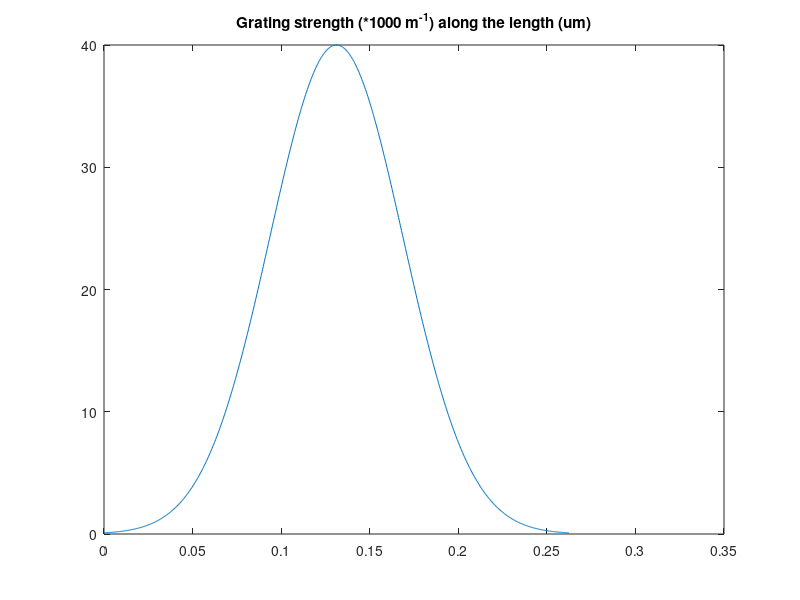

This chart was generated by the following MATLAB code: (Note: this script raises an error after producing the figure.)
%  ---- Calculate the ideal reflection response of a Bragg grating according
%  to the grating strength (kappa) and phase distribution along the grating length, using
%  coupled mode theory-based TMM (CMT-TMM) method

clc
clearvars -except
close all

period = 328e-9; % grating period

% -- define the grating strength (kappa) and phase distribution along the grating length

% select one grating type and comment the others;

% - 1. uniform grating, i.e., a grating with uniform grating strength
% - along the length
% N = 300; % total number of the grating period
% qn = [ones(1,N+1)] * 4e4; % grating strength and phase distribution;  

% - 2. Gaussian-apodized grating, i.e., a grating whose grating strength
% - exhibits a Gaussian profile along the grating length
N = 800;
zn = 0:N;
qn = exp(-4*log(2)* ( (zn - ceil(N/2))/(270)).^2) * 4e4; % Gaussian profile

% - 3. pi phase-shifted grating, i.e., a grating whose grating phase
% - has an abrupt pi shift at the center of the grating
% N = 400; % total number of the grating period
% qn=[ones(1,N/2)  -ones(1,N/2+1)] * 4e4; 

figure,plot(period*(0:N)*1e3,abs(qn)/1000),title('Grating strength (*1000 m^{-1}) along the length (um)');
figure,plot(period*(0:N)*1e3,phase(qn)/pi),title('Grating phase (pi) along the length (um)');

L =period*(N);

% -- Define the simulation wavelength range and the dispersion charateristic of the waveguide, calculated from Lumerical Mode
nw = 800; lam0 = 1.55e-6; lam_span = 40e-9;
sim_lam_info = struct('lam_center', lam0, 'lam_span', lam_span, ...
    'nw', nw);

% define loss
loss_db_per_cm = 5;
alpha = alpha_cal1 (loss_db_per_cm); 

wg_info = struct('lam_center', 1.55e-6, 'neff0', 2.43, 'ng', 4.2, 'alpha', alpha);
[lams, neffs, betas] = get_disp_cur (sim_lam_info, wg_info);
lams_nm = lams *1e9;

[detuning]=lam2det(wg_info.ng,lam0,lams);
[r,t]=tmmcalc(qn,period,detuning);

ri=10*log10(abs(r).^2);
figure,plot(lams*1e+9, ri),title('Reflection intensity response (dB)')
